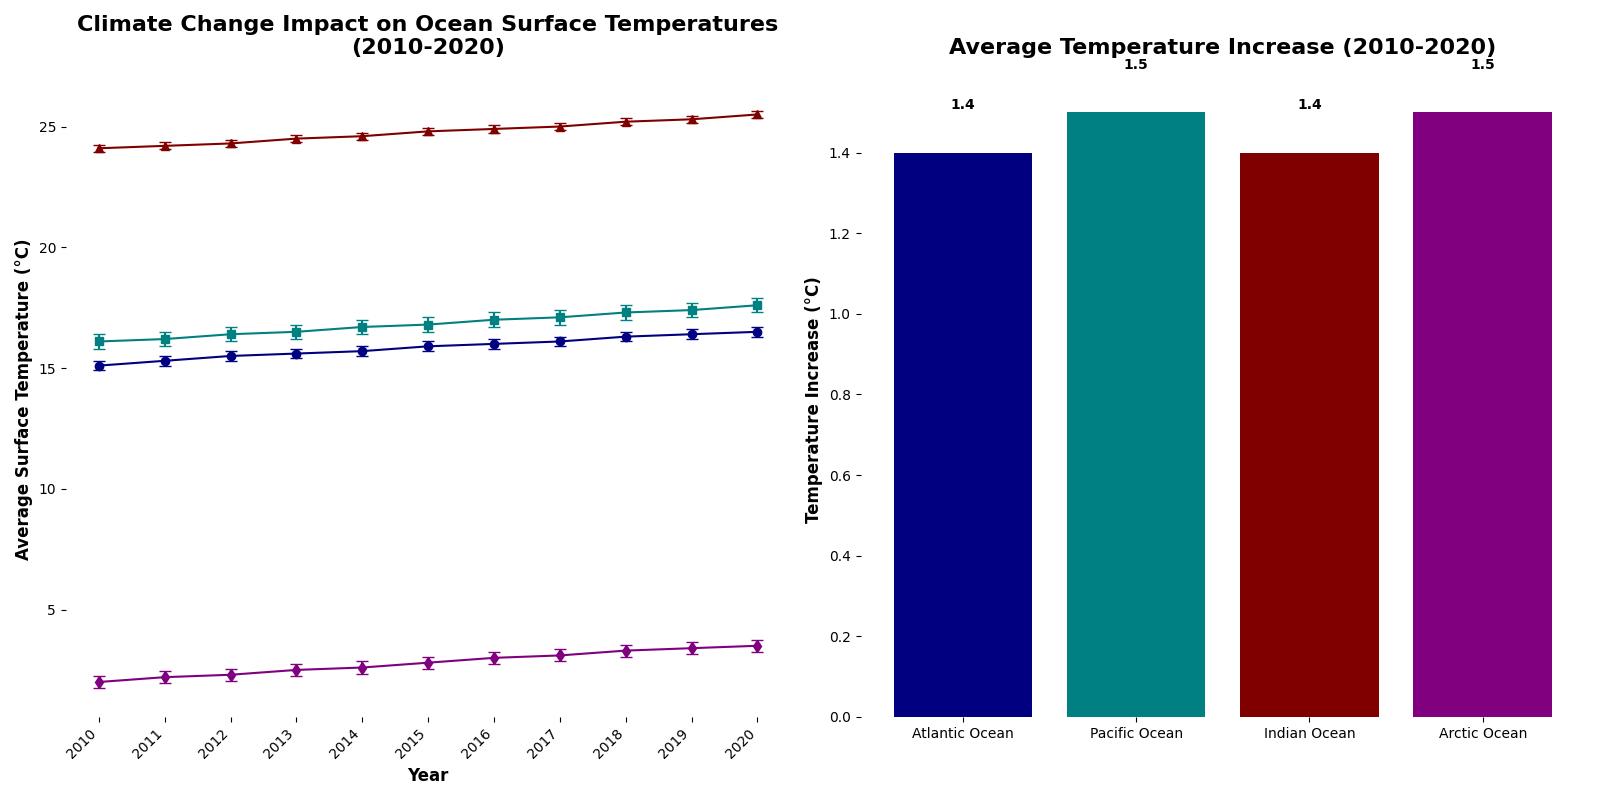

Source code (Python):
import matplotlib.pyplot as plt
import numpy as np

years = np.arange(2010, 2021)

atlantic_temp = np.array([15.1, 15.3, 15.5, 15.6, 15.7, 15.9, 16.0, 16.1, 16.3, 16.4, 16.5])
pacific_temp = np.array([16.1, 16.2, 16.4, 16.5, 16.7, 16.8, 17.0, 17.1, 17.3, 17.4, 17.6])
indian_temp = np.array([24.1, 24.2, 24.3, 24.5, 24.6, 24.8, 24.9, 25.0, 25.2, 25.3, 25.5])
arctic_temp = np.array([2.0, 2.2, 2.3, 2.5, 2.6, 2.8, 3.0, 3.1, 3.3, 3.4, 3.5])

atlantic_err = np.array([0.2] * len(years))
pacific_err = np.array([0.3] * len(years))
indian_err = np.array([0.15] * len(years))
arctic_err = np.array([0.25] * len(years))

atlantic_inc = atlantic_temp[-1] - atlantic_temp[0]
pacific_inc = pacific_temp[-1] - pacific_temp[0]
indian_inc = indian_temp[-1] - indian_temp[0]
arctic_inc = arctic_temp[-1] - arctic_temp[0]

increases = [atlantic_inc, pacific_inc, indian_inc, arctic_inc]
oceans = ['Atlantic Ocean', 'Pacific Ocean', 'Indian Ocean', 'Arctic Ocean']

fig, axes = plt.subplots(1, 2, figsize=(16, 8))

ax1 = axes[0]
ax1.errorbar(years, atlantic_temp, yerr=atlantic_err, fmt='-o', color='navy', capsize=4)
ax1.errorbar(years, pacific_temp, yerr=pacific_err, fmt='-s', color='teal', capsize=4)
ax1.errorbar(years, indian_temp, yerr=indian_err, fmt='-^', color='maroon', capsize=4)
ax1.errorbar(years, arctic_temp, yerr=arctic_err, fmt='-d', color='purple', capsize=4)

ax1.set_title('Climate Change Impact on Ocean Surface Temperatures\n(2010-2020)', fontsize=16, fontweight='bold', pad=20)
ax1.set_xlabel('Year', fontsize=12, fontweight='bold')
ax1.set_ylabel('Average Surface Temperature (°C)', fontsize=12, fontweight='bold')
ax1.set_xticks(years)
ax1.set_xticklabels(years, rotation=45, ha='right', fontsize=10)

for spine in ax1.spines.values():
    spine.set_visible(False)

ax2 = axes[1]
bars = ax2.bar(oceans, increases, color=['navy', 'teal', 'maroon', 'purple'])
ax2.set_title('Average Temperature Increase (2010-2020)', fontsize=16, fontweight='bold', pad=20)
ax2.set_ylabel('Temperature Increase (°C)', fontsize=12, fontweight='bold')

for bar in bars:
    yval = bar.get_height()
    ax2.text(bar.get_x() + bar.get_width()/2, yval + 0.1, round(yval, 2), ha='center', va='bottom', fontsize=10, fontweight='bold')

for spine in ax2.spines.values():
    spine.set_visible(False)

plt.tight_layout()
plt.show()
